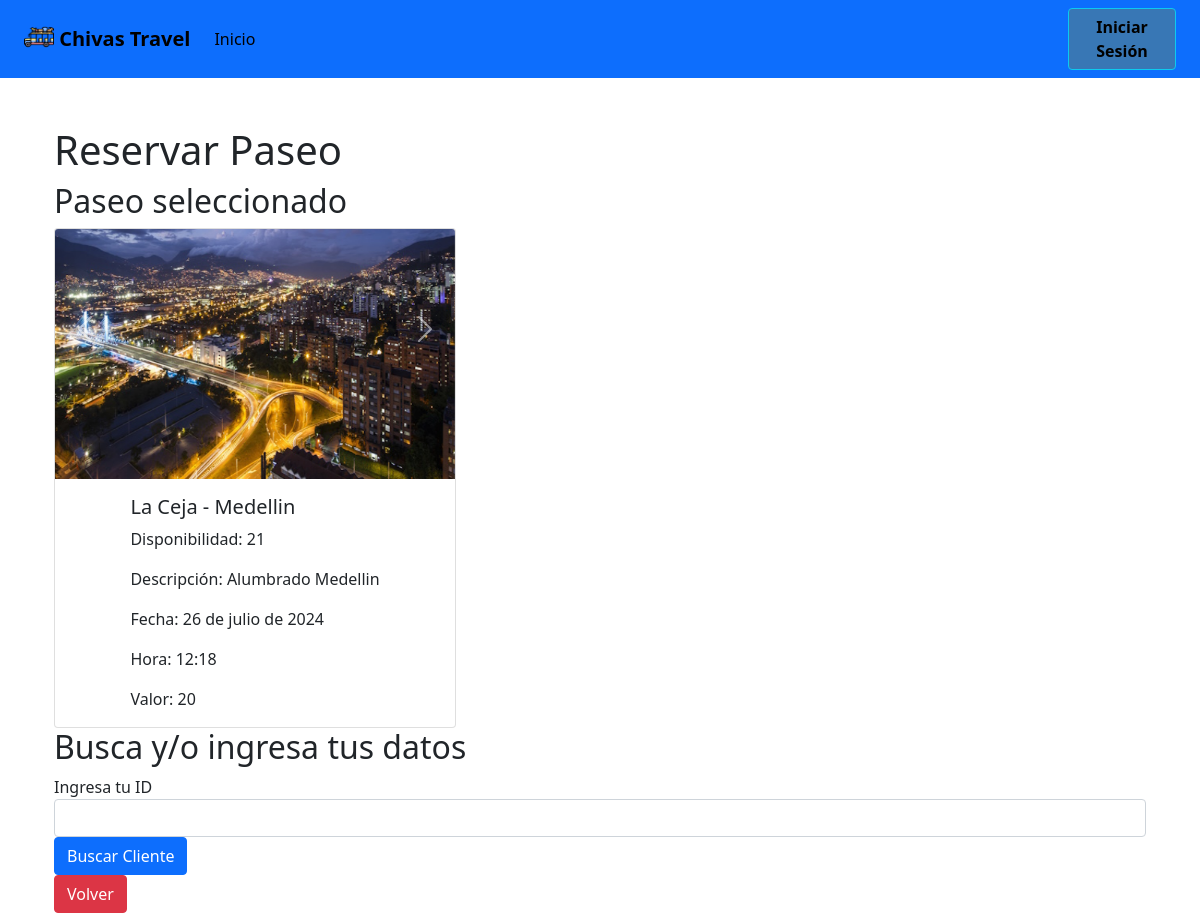
Before: /paseos/reservarPaseo/2/ with the older database file.
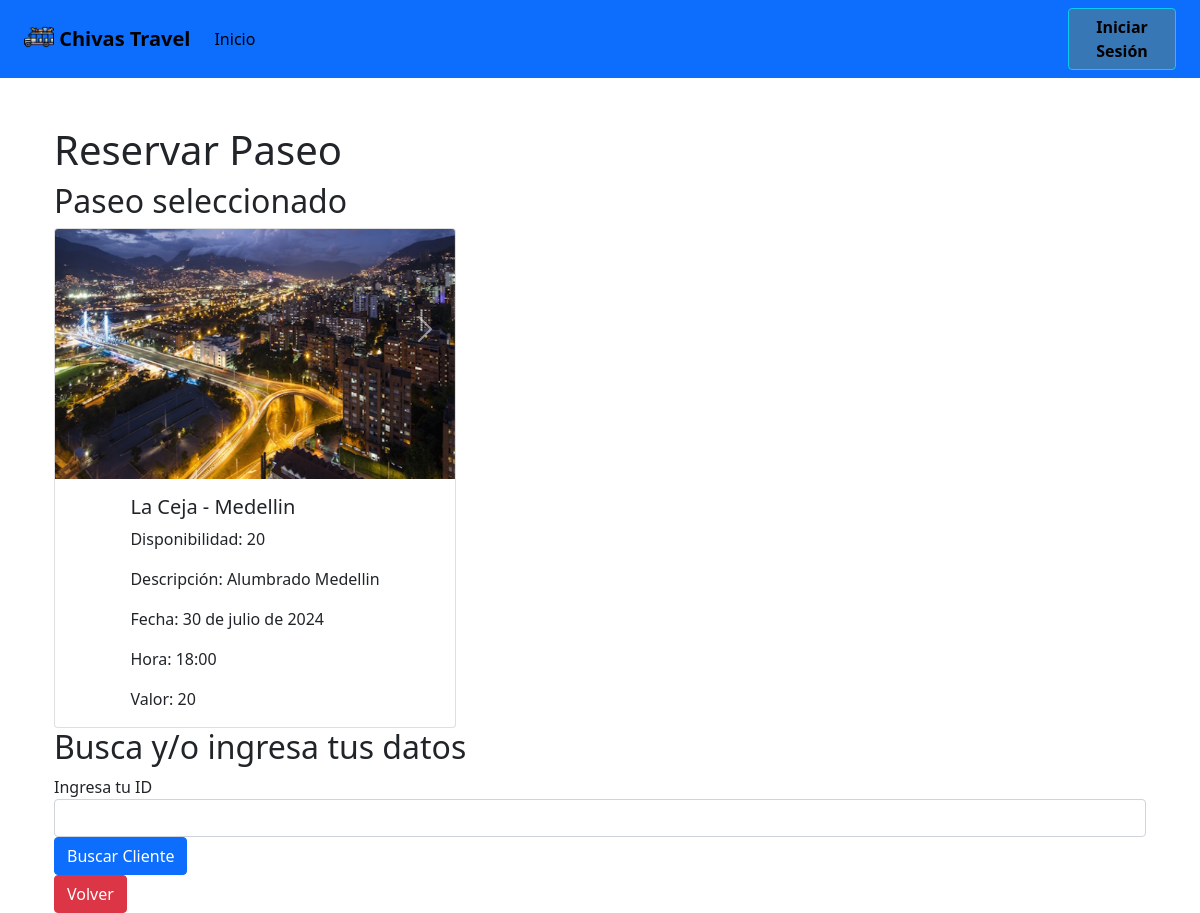
After: the same page with the newer database file.
### paseos/models.py (models this page shows)
class Paseo(models.Model):
    imagen = models.CharField(max_length=500000, default='default_value')
    origen = models.CharField(max_length=100)
    destino = models.CharField(max_length=100)
    descripcion = models.CharField(max_length=300)
    fecha = models.DateField()
    hora = models.TimeField()
    chiva = models.ForeignKey(Chiva, on_delete=models.CASCADE)
    esquemaCobro = models.ForeignKey(EsquemaCobro, on_delete=models.CASCADE)
    disponibilidad = models.IntegerField()

class EsquemaCobro(models.Model):
    tipo = models.CharField(max_length=100)
    valor = models.IntegerField(default=0)
    puntoEquilibrio = models.IntegerField()
    valorAumento = models.IntegerField()
    fechaAumento = models.DateField()
    descuento = models.IntegerField()

### paseos/views.py (the view, shortened to what this page needs)
# urls.py: path('reservarPaseo/<int:paseo_id>/', views.reservarPaseo, name='reservarPaseo'),
def reservarPaseo(request, paseo_id):
    paseo = get_object_or_404(Paseo, id=paseo_id)
    error_message = None
    cliente = None
    error_cliente = None
    error_cuenta_bancaria = None
    error_reserva = None
    if request.method == 'POST' and 'buscar_cliente' in request.POST:
        cliente_id = request.POST.get('cliente_id')
        if cliente_id and cliente_id != 'None':
            try:
                cliente = Cliente.objects.get(id=cliente_id)
                cliente_form = ClienteForm(instance=cliente)
                cuenta_bancaria_form = CuentaBancariaForm(instance=cliente.cuentaBancaria)
            except Cliente.DoesNotExist:
                cliente_form = ClienteForm()
                cuenta_bancaria_form = CuentaBancariaForm()
        else:
            cliente_form = ClienteForm()
            cuenta_bancaria_form = CuentaBancariaForm()
        reserva_form = ReservaForm()
    else:
        cliente_form = None
        cuenta_bancaria_form = None
        reserva_form = None
    paquetes = Paquete.objects.all()  # Obtener todos los paquetes disponibles
    return render(request, 'reservarPaseo.html', {
        'paseo': paseo,
        'cliente_form': cliente_form,
        'cuenta_bancaria_form': cuenta_bancaria_form,
        'reserva_form': reserva_form,
        'error_message': error_message,
        'error_cliente': error_cliente,
        'error_cuenta_bancaria': error_cuenta_bancaria,
        'error_reserva': error_reserva,
        'paquetes': paquetes
    })

### paseos/templates/reservarPaseo.html (shortened to what this page needs)
<!DOCTYPE html>
<html lang="en">
<head>
    {% load static %}
    <link rel="stylesheet" href="{% static '/styles.css' %}">
    <link href="{% static '/stylesApp.css' %}" rel="stylesheet">
</head>
<body>
    {% include 'navbarCliente.html' %}
    <div class="container mt-5">
        <h1>Reservar Paseo</h1>
        <h2>Paseo seleccionado</h2>
        <div class="card" style="max-width: 402px; max-height: 515px; transform: none;">
            <div id="{{ paseo.id }}" class="card-img-top">
                <div id="carousel{{ paseo.id }}" class="carousel slide" style="display: none;">
                    <div class="carousel-inner" id="inner{{ paseo.id }}">
                    </div>
                    <button id="button1{{ paseo.id }}" class="carousel-control-prev" type="button" data-bs-target="#carousel{{ paseo.id }}" data-bs-slide="prev">
                      <span class="carousel-control-prev-icon" aria-hidden="true"></span>
                    </button>
                    <button id="button2{{ paseo.id }}" class="carousel-control-next" type="button" data-bs-target="#carousel{{ paseo.id }}" data-bs-slide="next">
                      <span class="carousel-control-next-icon" aria-hidden="true"></span>
                    </button>
                </div>
            </div>
            <div class="card-body">
                <h5 class="card-title">{{ paseo.origen }} - {{ paseo.destino }}</h5>
                <p class="card-text">Disponibilidad: {{ paseo.disponibilidad }}</p>
                <p class="card-text">Descripción: {{ paseo.descripcion }}</p>
                <p class="card-text">Fecha: {{ paseo.fecha }}</p>
                <p class="card-text">Hora: {{ paseo.hora }}</p>
                <p class="card-text">Valor: {{ paseo.esquemaCobro.valor }}</p>
                <hr><hr>
            </div>
        </div>
        <h2>Busca y/o ingresa tus datos</h2>
        <form method="POST" id="buscarClienteForm">
            <div class="form-group">
                <label for="cliente_id">Ingresa tu ID</label>
                <input type="text" name="cliente_id" id="cliente_id" class="form-control" value="{{ request.POST.cliente_id }}">
            </div>
            <button type="submit" name="buscar_cliente" class="btn btn-primary">Buscar Cliente</button>
        </form>
        <a href="{% url 'crearReserva'%}" class="btn btn-danger">Volver</a>
    </div>
</body>
</html>

Changed rows visible on the page:
changed Paseo "La Ceja": disponibilidad "21" → "20"; fecha "26 de julio de 2024" → "30 de julio de 2024"; hora "12:18" → "18:00"
